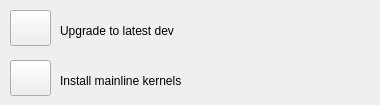
      <widget class="QWidget" name="tab_18">
       <attribute name="title">
        <string>Developer</string>
       </attribute>
       <widget class="QPushButton" name="upgradeLatestDevButton">
        <property name="geometry">
         <rect>
          <x>10</x>
          <y>10</y>
          <width>41</width>
          <height>36</height>
         </rect>
        </property>
        <property name="toolTip">
         <string>&lt;html&gt;&lt;head/&gt;&lt;body&gt;&lt;p&gt;do-release-upgrade -d&lt;/p&gt;&lt;/body&gt;&lt;/html&gt;</string>
        </property>
        <property name="whatsThis">
         <string/>
        </property>
        <property name="text">
         <string/>
        </property>
        <property name="icon">
         <iconset resource="ubunsys.qrc">
          <normaloff>:/images/flecha_arriba.png</normaloff>:/images/flecha_arriba.png</iconset>
        </property>
        <property name="iconSize">
         <size>
          <width>30</width>
          <height>30</height>
         </size>
        </property>
        <property name="shortcut">
         <string/>
        </property>
        <property name="checkable">
         <bool>false</bool>
        </property>
       </widget>
       <widget class="QPushButton" name="installMainlineKernels">
        <property name="enabled">
         <bool>true</bool>
        </property>
        <property name="geometry">
         <rect>
          <x>10</x>
          <y>60</y>
          <width>41</width>
          <height>36</height>
         </rect>
        </property>
        <property name="toolTip">
         <string>&lt;html&gt;&lt;head/&gt;&lt;body&gt;&lt;p&gt;Select kernels to install with Mainline Ubuntu Kernel Installer&lt;/p&gt;&lt;/body&gt;&lt;/html&gt;</string>
        </property>
        <property name="whatsThis">
         <string/>
        </property>
        <property name="text">
         <string/>
        </property>
        <property name="icon">
         <iconset resource="ubunsys.qrc">
          <normaloff>:/images/flecha_arriba.png</normaloff>:/images/flecha_arriba.png</iconset>
        </property>
        <property name="iconSize">
         <size>
          <width>30</width>
          <height>30</height>
         </size>
        </property>
        <property name="shortcut">
         <string/>
        </property>
        <property name="checkable">
         <bool>false</bool>
        </property>
       </widget>
       <widget class="QLabel" name="label_26">
        <property name="geometry">
         <rect>
          <x>60</x>
          <y>70</y>
          <width>271</width>
          <height>21</height>
         </rect>
        </property>
        <property name="font">
         <font>
          <weight>50</weight>
          <bold>false</bold>
         </font>
        </property>
        <property name="text">
         <string>Install mainline kernels</string>
        </property>
       </widget>
       <widget class="QLabel" name="label_61">
        <property name="geometry">
         <rect>
          <x>60</x>
          <y>10</y>
          <width>311</width>
          <height>41</height>
         </rect>
        </property>
        <property name="font">
         <font>
          <weight>50</weight>
          <bold>false</bold>
         </font>
        </property>
        <property name="text">
         <string>Upgrade to latest dev</string>
        </property>
       </widget>
      </widget>
